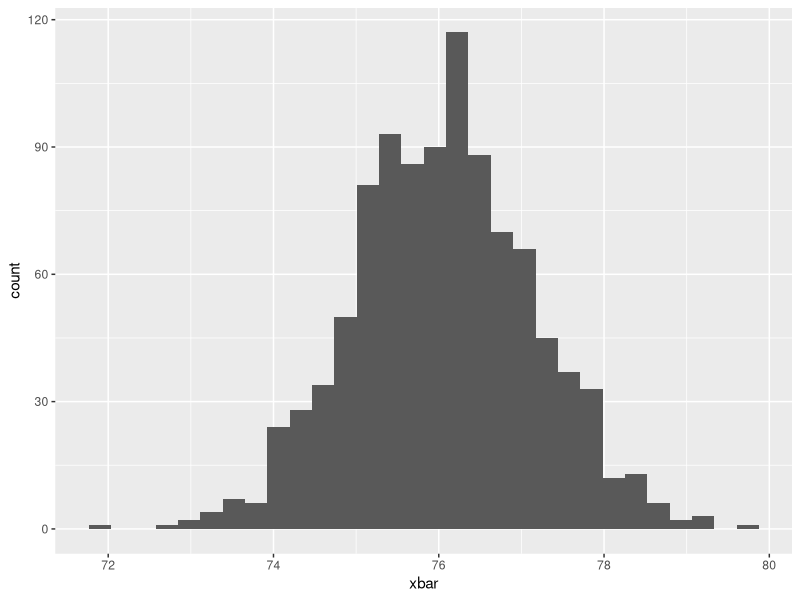
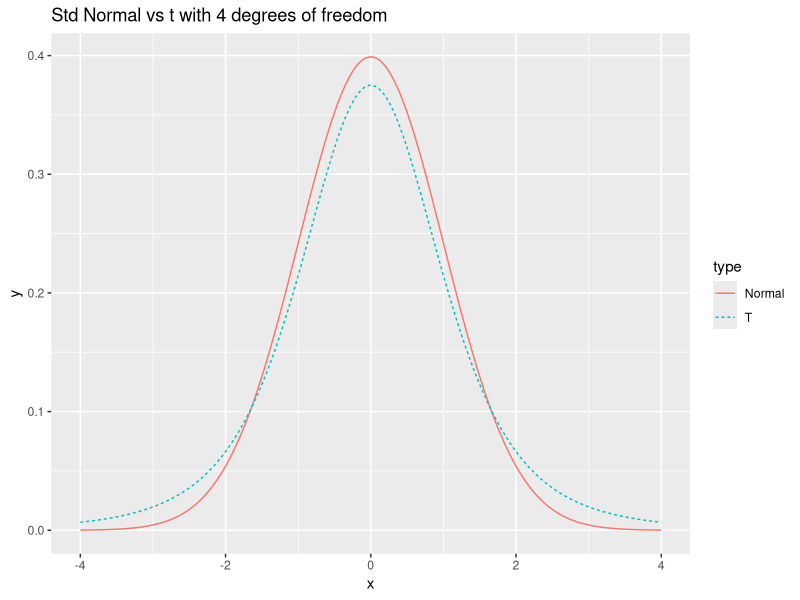

Source code (R) for these figures, in order:
## ---- chunk 1
# Unattach any packages that happen to already be loaded. In general this is unecessary
# but is important for the creation of the book to not have package namespaces
# fighting unexpectedly.
pkgs = names(sessionInfo()$otherPkgs)
if( length(pkgs > 0)){
  pkgs = paste('package:', pkgs, sep = "")
  for( i in 1:length(pkgs)){
    detach(pkgs[i], character.only = TRUE, force=TRUE)
  }
}
## ---- chunk 2
# Flip the coin, and we get a 0 or 1
result <- rbinom(n=1, size=1, prob=0.5)
result

# convert the 0/1 to Tail/Head
if( result == 0 ){
  result <- 'Tail'
}else{
  result <- 'Head'
}

result
## ---- chunk 3
# Flip the coin, and we get a 0 or 1
result <- rbinom(n=1, size=1, prob=0.5)
result

# convert the 0/1 to Tail/Head
if( result == 0 ){
  result <- 'Tail'
  print(" in the if statement, got a Tail! ")
}else{
  result <- 'Head'
  print("In the else part!") 
}
result
## ---- chunk 4
# randomly grab a number between 0,5 and round it up to 1,2, ..., 5
birth.order <- ceiling( runif(1, 0,5) )  
if( birth.order == 1 ){
  print('The first child had more rules to follow')
}else if( birth.order == 2 ){
  print('The second child was ignored')
}else if( birth.order == 3 ){
  print('The third child was spoiled')
}else{
  # if birth.order is anything other than 1, 2 or 3
  print('No more unfounded generalizations!')
}
## ---- chunk 5
# create some fake data
n  <- 20   # suppose this had a sample size of 20
x  <- rnorm(n, mean=2, sd=1)

# testing H0: mu = 0  vs Ha: mu =/= 0
t  <- ( mean(x) - 0 ) / ( sd(x)/sqrt(n) )
df <- n-1
if( t < 0 ){
  p.value <- 2 * pt(t, df)
}else{
  p.value <- 2 * (1 - pt(t, df))
}

# print the resulting p-value
p.value
## ---- chunk 6
x <- 1:10
ifelse( x <= 5, 'Small Value', 'Large Value')
## ---- chunk 7
x <- 2
while( x < 100 ){
  x <- 2*x
  print(x)
}
## ---- chunk 8
for( i in 1:5 ){
  print(i)
}
## ---- chunk 9
F <- rep(0, 10)        # initialize a vector of zeros
F[1] <- 0              # F[1]  should be zero
F[2] <- 1              # F[2]  should be 1
cat('F = ', F, '\n')   # concatenate for pretty output; Just for show 
for( n in 3:10 ){
  F[n] <- F[n-1] + F[n-2] # define based on the prior two values
  cat('F = ', F, '\n')    # show the current step of the loop
}
## ---- chunk 10
library(dplyr)
library(ggplot2)

SampDist <- data.frame() # Make a data frame to store the means 
for( i in 1:1000 ){
  SampDist <- trees %>%
    sample_frac(replace=TRUE) %>% 
    dplyr::summarise(xbar=mean(Height)) %>% # 1x1 data frame
    rbind( SampDist )
}

ggplot(SampDist, aes(x=xbar)) + 
  geom_histogram()
## ---- chunk 11
    a <- 4      # The min and max values we will use for this example
    b <- 10     # Could be anything, but we need to pick something
    
    x <- runif(n=1, 0,10)  # one random value between 0 and 10 
    
    # what is value of f(x) at the randomly selected x value?  
    dunif(x, a, b)
## ---- chunk 12
    library(ggplot2)
    df <- 4
    N <- 1000
    x <- seq(-4, 4, length=N)
    data <- data.frame( 
      x = c(x,x),
      y = c(dnorm(x), dt(x, df)),
      type = c( rep('Normal',N), rep('T',N) ) )
    
    # make a nice graph
    myplot <- ggplot(data, aes(x=x, y=y, color=type, linetype=type)) +
      geom_line() +
      labs(title = paste('Std Normal vs t with', df, 'degrees of freedom'))
    
    # actually print the nice graph we made
    print(myplot) 
## ---- chunk 13
    mu    <- 0 
    sigma <- 1
    x <- rnorm(1, mean=mu, sd=sigma)         
    # start the while loop checking if x < 0
    #    generate a new x value
    # end the while loop
